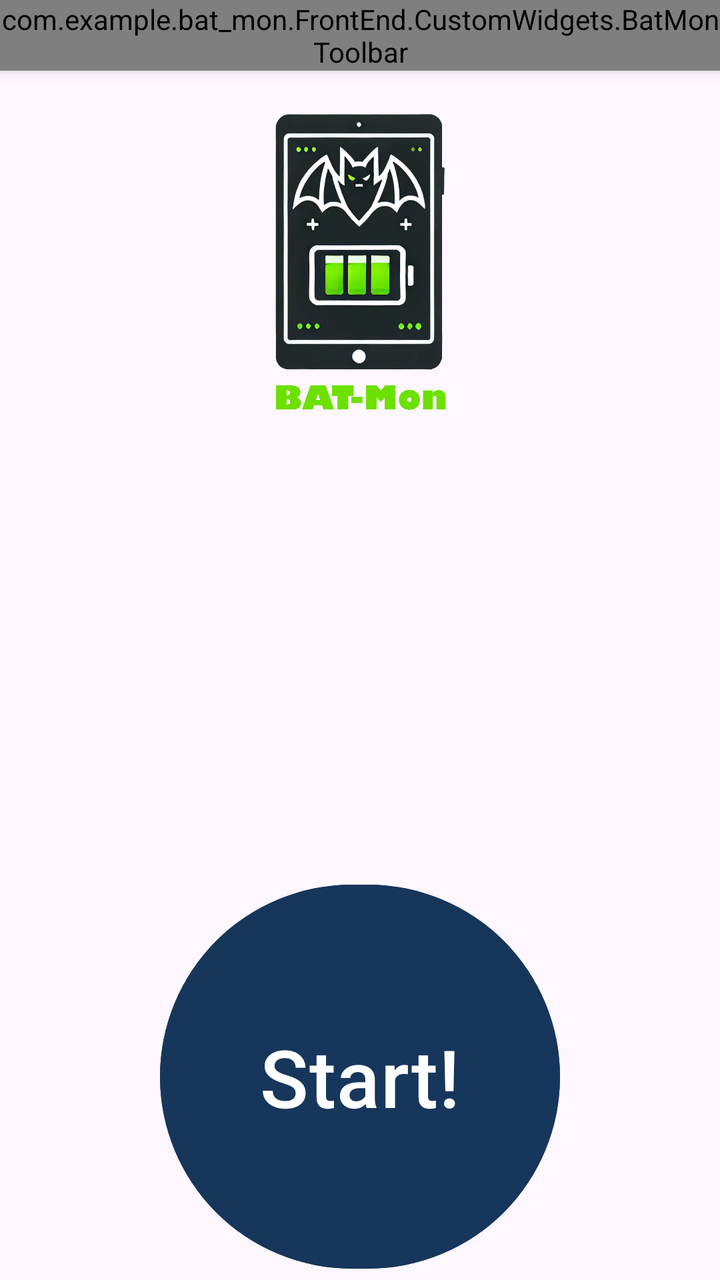
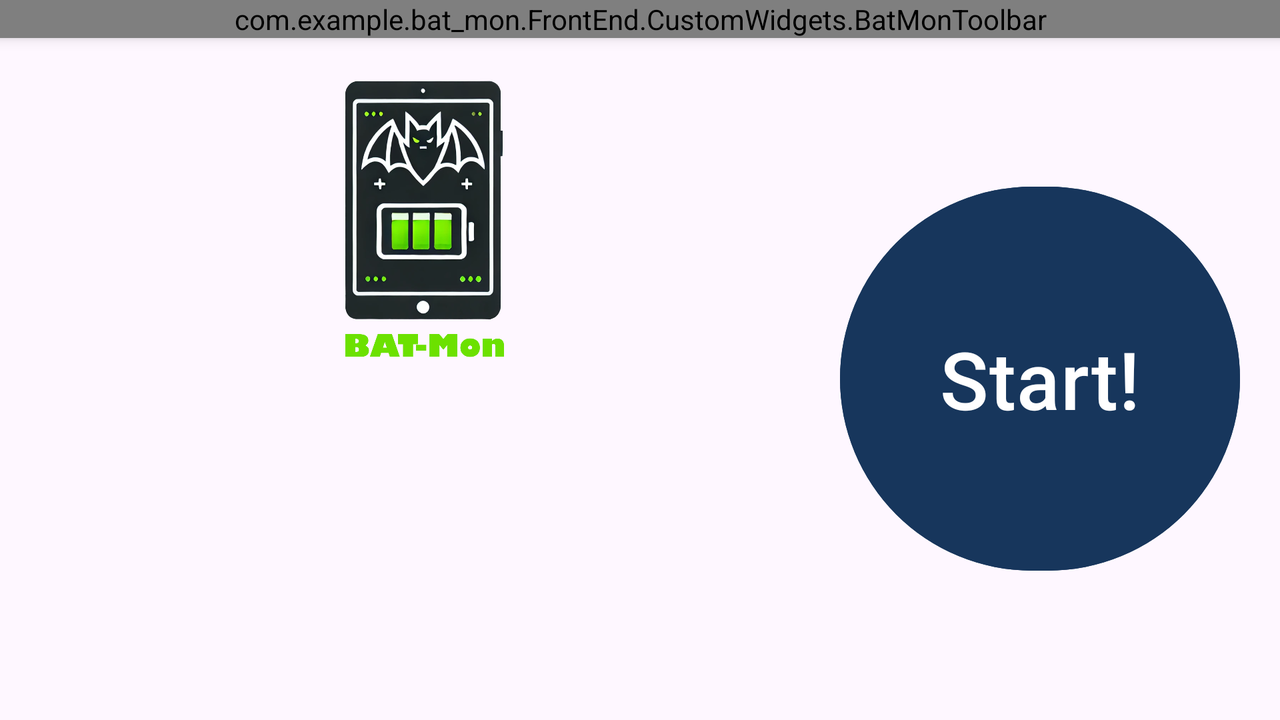

An Android layout and its configuration variant, each rendered on a device that would load it. The default file and the variant file are quoted in full after the pictures.
<!-- AndroidManifest.xml: application theme Theme.BATMon -->
<!-- res/layout/activity_home_page.xml -->
<?xml version="1.0" encoding="utf-8"?>
<LinearLayout xmlns:android="http://schemas.android.com/apk/res/android"
    xmlns:tools="http://schemas.android.com/tools"
    android:id="@+id/home_page"
    android:layout_width="match_parent"
    android:layout_height="match_parent"
    android:orientation="vertical"
    tools:context=".FrontEnd.Home_Page">

    <com.example.bat_mon.FrontEnd.CustomWidgets.BatMonToolbar
        android:id="@+id/toolbar"
        android:layout_width="match_parent"
        android:layout_height="wrap_content"
        android:background="?attr/colorPrimary"
        android:elevation="4dp"
        android:theme="@style/ThemeOverlay.AppCompat.Dark.ActionBar" />

    <LinearLayout
        android:layout_width="match_parent"
        android:layout_height="match_parent"
        android:orientation="vertical"
        android:gravity="center_horizontal">

        <LinearLayout
            android:layout_width="match_parent"
            android:layout_height="0dp"
            android:layout_weight="2"
            android:orientation="vertical"
            android:gravity="center_horizontal">

            <ImageView
                android:id="@+id/logo"
                android:layout_width="match_parent"
                android:layout_height="0dp"
                android:layout_weight="1"
                android:contentDescription="RUBMotorsport Logo"
                android:scaleX="0.8"
                android:scaleY="0.8"
                android:src="@drawable/batmon_logo"
                android:visibility="visible"/>

            <ImageView
                android:id="@+id/logorub"
                android:layout_width="match_parent"
                android:layout_height="0dp"
                android:layout_weight="1"
                android:contentDescription="RUBMotorsport Logo"
                android:scaleX="0.8"
                android:scaleY="0.8"
                android:src="@drawable/rubmo_logo"
                android:visibility="visible"/>

            <TextView
                android:id="@+id/contactInformation"
                android:layout_width="match_parent"
                android:layout_height="0dp"
                android:layout_weight="1"
                android:text="Bitte helfen Sie mir, ich bin in Gefahr!\nBitte helfen Sie mir!"
                android:textSize="50dp"
                android:textColor="@color/red"
                android:visibility="gone"/>

        </LinearLayout>

        <LinearLayout
            android:layout_width="match_parent"
            android:layout_height="0dp"
            android:layout_weight="1"
            android:orientation="vertical"
            android:gravity="center_horizontal">

            <Button
                android:id="@+id/buttonStart"
                android:layout_width="200dp"
                android:layout_height="200dp"
                android:backgroundTint="?attr/colorPrimary"
                android:onClick="nextPage"
                android:text="@string/start"
                android:textSize="40sp" />

        </LinearLayout>

    </LinearLayout>
</LinearLayout>
<!-- resources referenced by this layout -->
<resources>
  <color name="red">#ff0000</color>
  <!-- drawable batmon_logo: png bitmap (drawable, 387155 bytes) -->
  <string name="start">Start!</string>
  <style name="Theme.BATMon" parent="Base.Theme.BATMon" />
  <style name="Base.Theme.BATMon" parent="Theme.Material3.DayNight.NoActionBar">
          
          
          <item name="colorPrimary">@color/rub_blue</item>
          <item name="colorAccent">@color/rub_green</item>
          <item name="android:colorControlHighlight">@color/white</item>
      </style>
  <color name="rub_blue">#17365C</color>
  <color name="rub_green">#8dae10</color>
  <color name="white">#FFFFFFFF</color>
</resources>
<!-- res/layout-land/activity_home_page.xml (the repository's variant of the layout above) -->
<!-- drawn on the phone turned sideways -->
<?xml version="1.0" encoding="utf-8"?>
<LinearLayout xmlns:android="http://schemas.android.com/apk/res/android"
    xmlns:tools="http://schemas.android.com/tools"
    android:id="@+id/home_page"
    android:layout_width="match_parent"
    android:layout_height="match_parent"
    android:orientation="vertical"
    tools:context=".FrontEnd.Home_Page">

    <com.example.bat_mon.FrontEnd.CustomWidgets.BatMonToolbar
        android:id="@+id/toolbar"
        android:layout_width="match_parent"
        android:layout_height="wrap_content"
        android:background="?attr/colorPrimary"
        android:elevation="4dp"
        android:theme="@style/ThemeOverlay.AppCompat.Dark.ActionBar" />

    <LinearLayout
        android:layout_width="match_parent"
        android:layout_height="0dp"
        android:layout_weight="1"
        android:orientation="horizontal"
        android:gravity="center_vertical"
        android:padding="20dp">

        <LinearLayout
            android:layout_width="0dp"
            android:layout_height="match_parent"
            android:layout_weight="1"
            android:orientation="vertical"
            android:gravity="center_horizontal">

            <ImageView
                android:id="@+id/logo"
                android:layout_width="match_parent"
                android:layout_height="0dp"
                android:layout_weight="1"
                android:contentDescription="RUBMotorsport Logo"
                android:src="@drawable/batmon_logo" />

            <ImageView
                android:id="@+id/logorub"
                android:layout_width="match_parent"
                android:layout_height="0dp"
                android:layout_weight="1"
                android:contentDescription="RUBMotorsport Logo"
                android:src="@drawable/rubmo_logo" />

            <TextView
                android:id="@+id/contactInformation"
                android:layout_width="match_parent"
                android:layout_height="0dp"
                android:layout_weight="1"
                android:text="Bitte helfen Sie mir, ich bin in Gefahr!\nBitte helfen Sie mir!"
                android:textSize="50dp"
                android:textColor="@color/red"
                android:visibility="gone"/>

        </LinearLayout>

        <Button
            android:id="@+id/buttonStart"
            android:layout_width="200dp"
            android:layout_height="200dp"
            android:layout_marginStart="16dp"
            android:backgroundTint="?attr/colorPrimary"
            android:onClick="nextPage"
            android:text="@string/start"
            android:textSize="40sp" />

    </LinearLayout>
</LinearLayout>
